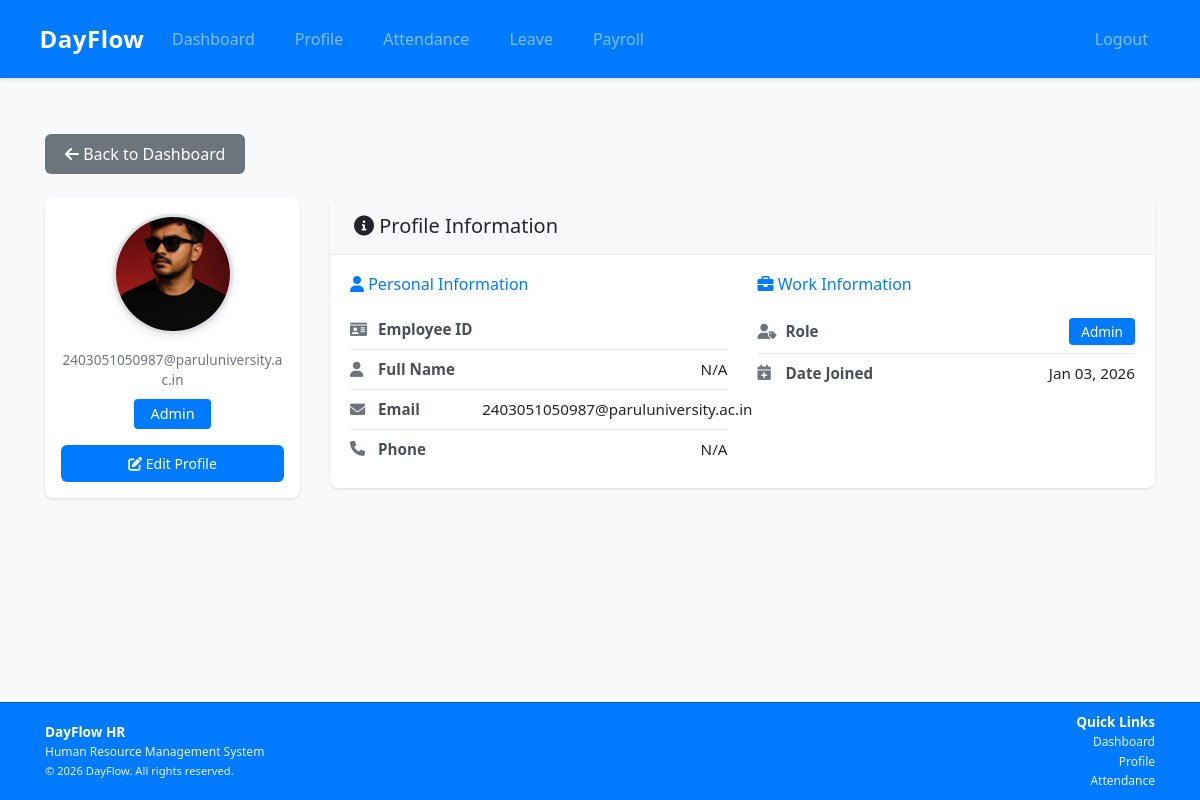
Page /employees/profile/ (signed in) on the earlier database version.
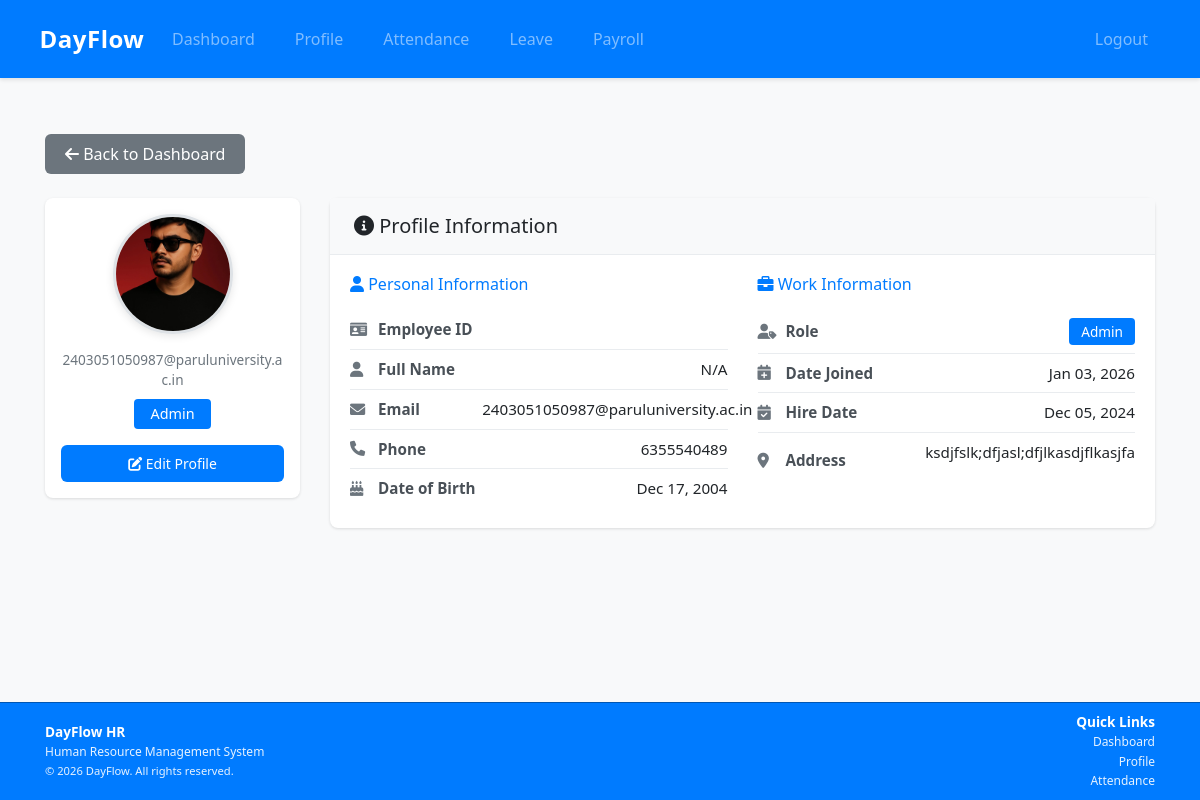
Same page on the later database version.
### apps/employees/models.py (models this page shows, shortened)
class EmployeeProfile(models.Model):
    user = models.OneToOneField(User, on_delete=models.CASCADE)
    phone = models.CharField(max_length=15, blank=True)
    address = models.TextField(blank=True)
    profile_pic = models.ImageField(upload_to='profile_pics/', blank=True, null=True)
    date_of_birth = models.DateField(blank=True, null=True)
    hire_date = models.DateField(blank=True, null=True)

### apps/accounts/models.py (models this page shows, shortened)
class User(AbstractUser):
    ROLE_CHOICES = [
        ('employee', 'Employee'),
        ('admin', 'Admin'),
    ]
    email = models.EmailField(unique=True)
    role = models.CharField(max_length=10, choices=ROLE_CHOICES, default='employee')
    email_verification_token = models.CharField(max_length=100, blank=True, null=True)
    USERNAME_FIELD = 'email'
    REQUIRED_FIELDS = ['username']
    class Meta:
        app_label = 'accounts'

### apps/employees/views.py (the view)
# urls.py: path('profile/', views.profile, name='profile'),
@login_required
def profile(request, employee_id=None):
    if employee_id and request.user.role == 'admin':
        employee = get_object_or_404(User, id=employee_id)
        profile_obj, created = EmployeeProfile.objects.get_or_create(user=employee)
        is_admin_view = True
    else:
        profile_obj, created = EmployeeProfile.objects.get_or_create(user=request.user)
        is_admin_view = False
    return render(request, 'employees/profile.html', {
        'profile': profile_obj,
        'is_admin_view': is_admin_view,
    })

### templates/employees/profile.html (shortened to what the changed rows need)
{% extends 'base.html' %}
{% load bootstrap4 %}
{% load static %}
{% block content %}
<div class="fade-in">
    <div class="row">
        <div class="col-md-3 mb-4">
            <div class="card shadow-sm text-center">
                <div class="card-body p-3">
                    <div class="profile-image-wrapper mb-2">
                        {% if profile.profile_pic %}
                            <img src="{{ profile.profile_pic.url }}" alt="Profile Picture" class="profile-image-large">
                        {% else %}
                            <div class="profile-image-placeholder">
                                <i class="fas fa-user"></i>
                            </div>
                        {% endif %}
                    </div>
                    <p class="text-muted mb-2" style="font-size: 0.85rem;">{{ profile.user.email }}</p>
                    <span class="badge badge-{% if profile.user.role == 'admin' %}primary{% else %}info{% endif %} badge-lg">
                        {{ profile.user.role|title }}
                    </span>
                    {% if not is_admin_view %}
                        <div class="mt-3">
                            <a href="{% url 'edit_profile' %}" class="btn btn-primary btn-sm btn-block">
                            </a>
                        </div>
                    {% endif %}
                </div>
            </div>
        </div>
        <div class="col-md-9">
            <div class="card shadow-sm">
                <div class="card-body">
                    <div class="row">
                        <div class="col-md-6">
                            <div class="profile-info-item">
                                <div class="profile-info-label">
                                    <i class="fas fa-user"></i>
                                    <span>Full Name</span>
                                </div>
                                <div class="profile-info-value">{{ profile.user.get_full_name|default:"N/A" }}</div>
                            </div>
                            <div class="profile-info-item">
                                <div class="profile-info-label">
                                    <i class="fas fa-envelope"></i>
                                    <span>Email</span>
                                </div>
                                <div class="profile-info-value">{{ profile.user.email }}</div>
                            </div>
                            <div class="profile-info-item">
                                <div class="profile-info-label">
                                    <i class="fas fa-phone"></i>
                                    <span>Phone</span>
                                </div>
                                <div class="profile-info-value">{{ profile.phone|default:"N/A" }}</div>
                            </div>
                            {% if profile.date_of_birth %}
                            <div class="profile-info-item">
                                <div class="profile-info-label">
                                    <i class="fas fa-birthday-cake"></i>
                                    <span>Date of Birth</span>
                                </div>
                                <div class="profile-info-value">{{ profile.date_of_birth|date:"M d, Y" }}</div>
                            </div>
                            {% endif %}
                        </div>
                        <div class="col-md-6">
                            <div class="profile-info-item">
                                <div class="profile-info-value">
                                    <span class="badge badge-{% if profile.user.role == 'admin' %}primary{% else %}info{% endif %}">
                                        {{ profile.user.role|title }}
                                    </span>
                                </div>
                            </div>
                            <div class="profile-info-item">
                                <div class="profile-info-label">
                                    <i class="fas fa-calendar-plus"></i>
                                    <span>Date Joined</span>
                                </div>
                                <div class="profile-info-value">{{ profile.user.date_joined|date:"M d, Y" }}</div>
                            </div>
                            {% if profile.hire_date %}
                            <div class="profile-info-item">
                                <div class="profile-info-label">
                                    <i class="fas fa-calendar-check"></i>
                                    <span>Hire Date</span>
                                </div>
                                <div class="profile-info-value">{{ profile.hire_date|date:"M d, Y" }}</div>
                            </div>
                            {% endif %}
                            {% if profile.address %}
                            <div class="profile-info-item">
                                <div class="profile-info-label">
                                    <i class="fas fa-map-marker-alt"></i>
                                    <span>Address</span>
                                </div>
                                <div class="profile-info-value text-right">{{ profile.address|linebreaks }}</div>
                            </div>
                            {% endif %}
                        </div>
                    </div>
                </div>
            </div>
        </div>
    </div>
</div>
{% endblock %}

Differences in the rows shown:
changed EmployeeProfile "2403051050987@paruluniversity.ac.in": phone "N/A" → "6355540489"; date_of_birth (not shown) → "Dec 17, 2004"; hire_date (not shown) → "Dec 05, 2024"; address (not shown) → "ksdjfslk;dfjasl;dfjlkasdjflkasjfa"
Other differences:
text now shown: "Date of Birth Hire Date Address"
